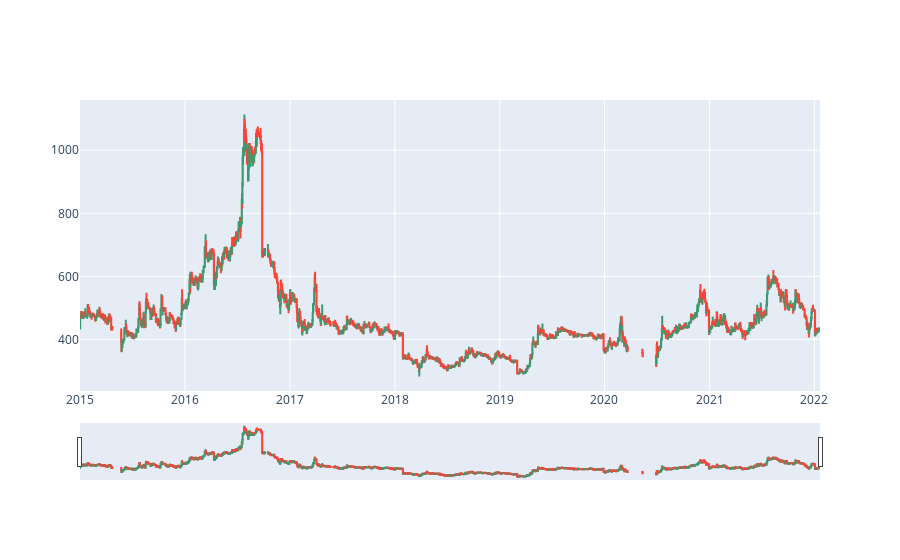

Write notebook code for a chart like this one.
### Code cell
# CANDLE STICK

open1  = []
open1.append(435)

for i in range(1, len(df.Close)):
    open1.append(df.Close[i-1])

df1 = pd.DataFrame (open, columns = ['open'])

fig = go.Figure(data=[go.Candlestick(x=df['Date'],
                open = df1['open'],
                high=df['Max'],
                low=df['Min'],
                close=df['Close'])])

fig.show()

### Figure 1 — Plotly figure (JSON) as saved in the notebook; plotly's stock layout.template omitted (floating-point values rounded to 4 significant figures; data arrays with more than 128 entries replaced by an {"elided": "..."} marker saying what was removed)
{"data": [{"close": {"elided": "1585 float values"}, "high": {"elided": "1585 float values"}, "low": {"elided": "1585 float values"}, "open": {"elided": "1585 float values"}, "type": "candlestick", "x": {"elided": "1585 str values"}}], "layout": {}}
